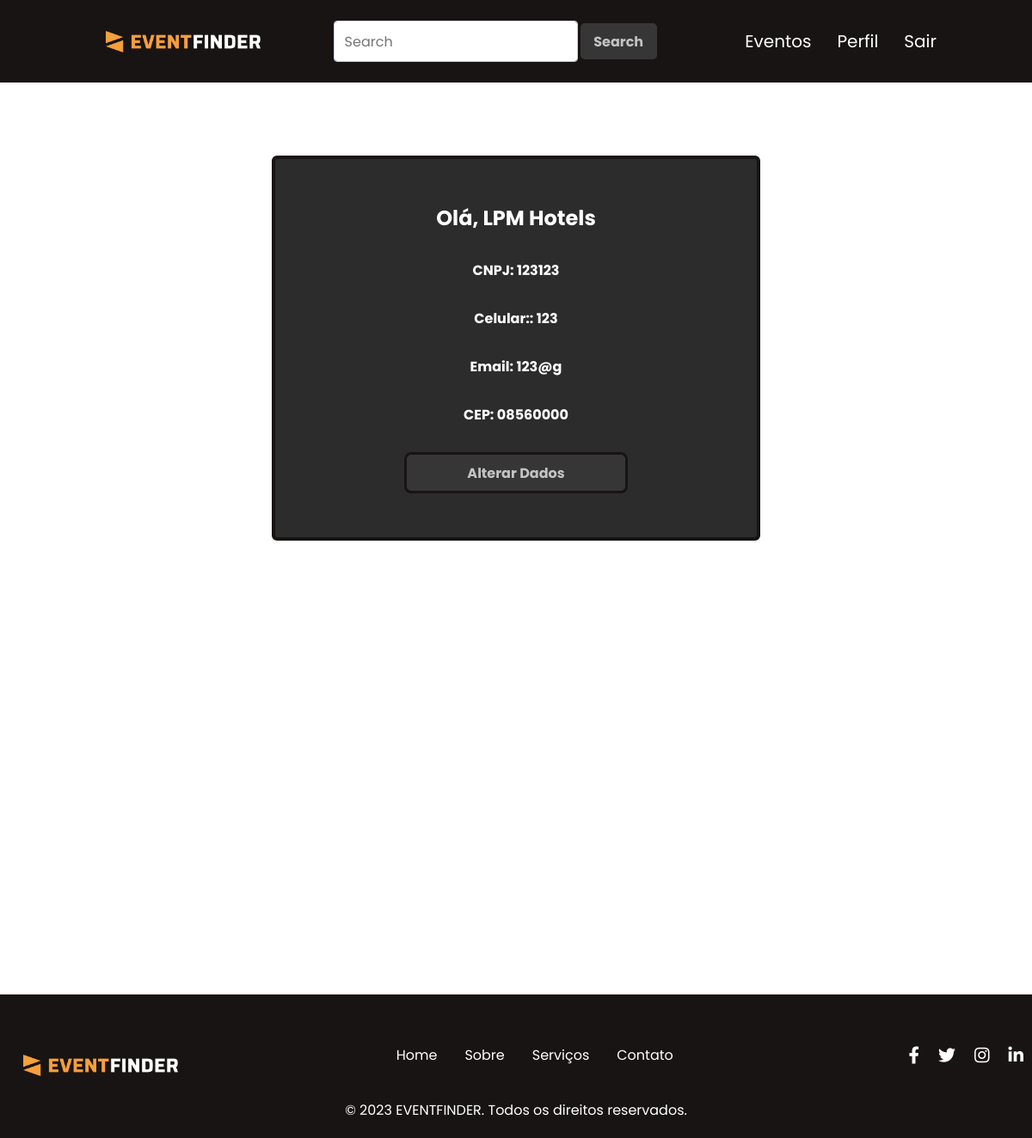
The app's page /eventfinder/area-restrita/index-restrito-parceiro.php?id=10 (signed in) with its own data.
### tables this page shows
CREATE TABLE `tbparceiro` (
  `idParceiro` int(11) NOT NULL,
  `nomeParceiro` varchar(50) NOT NULL,
  `cnpjParceiro` varchar(18) NOT NULL,
  `celParceiro` varchar(20) NOT NULL,
  `emailParceiro` varchar(50) NOT NULL,
  `senhaParceiro` varchar(255) NOT NULL,
  `logradouro` varchar(100) NOT NULL,
  `numero` varchar(10) NOT NULL,
  `complemento` varchar(50) DEFAULT NULL,
  `bairro` varchar(50) NOT NULL,
  `cidade` varchar(50) NOT NULL,
  `estado` varchar(50) NOT NULL,
  `cep` varchar(9) NOT NULL
);

### eventfinder/Classes/Parceiro.php (called while the page is built, shortened)
<?php
class Parceiro {
    public function buscaParceiroPorId($id) {
        $conexao = Conexao::conectar();
        $stmt = $conexao->prepare("SELECT * FROM tbParceiro WHERE idParceiro = :id");
        $stmt->bindParam(':id', $id);
        $stmt->execute();
        $result = $stmt->fetch(PDO::FETCH_ASSOC);
        return $result;
    }
}
?>

### eventfinder/area-restrita/index-restrito-parceiro.php (the view, shortened to what this page needs)
<?php
require_once('../Classes/Parceiro.php');
$parceiro= new Parceiro();
$idParceiro = $_SESSION['idParceiro'];
$dadosParceiro= $parceiro->buscaParceiroPorId($idParceiro);
?>
<!DOCTYPE html>
<html lang="pt-br">
<head>
    <link rel="stylesheet" href="css/Style.css">
</head>
<body>
    <header>
            <nav class="nav-bar">
                <a class="logo" href="index-restrito-organizador.php"><img src="images/logo/logo.png" class="logo-img"></a>
                <form class="form_inline" method="POST" action="resultados-pesquisa-parceiro.php">
                    <input class="caixa" type="search" placeholder="Search" aria-label="Search" name="pesquisa">
                    <button class="btn" type="submit">Search</button>
                    </form>
                <div class="nav-list">
                    <ul>
                        <li class="nav-item"><a href="formCadastrarEventoOrganizador.php" class="nav-link">Eventos</a></li>
                        <li class="nav-item"><a href="perfilOrganizador.php" class="nav-link">Perfil</a></li>
                        <li class="nav-item"><a href="../logout.php" class="nav-link">Sair</a></li>
                    </ul>
                </div>
            </nav>
    </header>
    <div class="box">
        <div class="ec">
            <h2>Olá, <?php echo $dadosParceiro['nomeParceiro']; ?></h2>
            <p><strong>CNPJ:</strong> <?php echo $dadosParceiro['cnpjParceiro']; ?></p>
            <p><strong>Celular::</strong> <?php echo $dadosParceiro['celParceiro']; ?></p>
            <p><strong>Email:</strong> <?php echo $dadosParceiro['emailParceiro']; ?></p>
            <p><strong>CEP:</strong> <?php echo $dadosParceiro['cep']; ?></p>
            <form method="GET" action="alterarParceiro.php">
                <button type="submit" class="btn2">Alterar Dados</button>
            </form>
        </div>
    </div>
    <div class="wrapperCC">
    <?php require_once("./footer-restrito.php")?>
</body>
</html>

### eventfinder/area-restrita/css/Style.css (style rules this page uses)
* { padding: 0px; margin: 0px; }
body , html { color: rgb(255, 255, 255); background-color: #ffffff; font-family: "Poppins", sans-serif; height: 100%; }
body { margin:0; padding: 0; }
ul li { margin-left: 0.75em; margin-right: 0.75em; }
.logo { color: white; text-decoration: none; font-size: 20px; transition: 0.3s; font-size: 24px; text-transform: uppercase; letter-spacing: 1px; }
.caixa { width: 440px; padding: .500rem .75rem; font-size: 1rem; color: black; background-color: #fff; background-clip: padding-box; border: 1px solid #ced4da; border-radius: .25rem; transition: border-color .15s; font-family: "Poppins", sans-serif; }
.btn { width: 95px; height: 48px; border-radius: 8px; color: rgba(255, 255, 255, 0.700); background-color: rgb(54, 54, 54); font-family: "Poppins", sans-serif; font-weight: bold; font-size: 16px; border: 3px solid #191414; }
.btn2 { width: 260px; height: 48px; border-radius: 8px; color: rgba(255, 255, 255, 0.700); background-color: rgb(54, 54, 54); font-family: "Poppins", sans-serif; font-weight: bold; font-size: 16px; border: 3px solid #191414; }
.ec { width: 520px; height: 400px; margin: 85px auto; display: flex; flex-direction: column; flex-wrap: nowrap; justify-content: space-evenly; align-items: center; font-family: "Poppins", sans-serif; font-weight: bold; background-color: #2c2c2c; padding: 20px; border-radius: 6px; border: 4px solid #191414; }
.logo-img { width: 180px; height: auto; margin-top: 10px; margin-left: 27px; }
html, body { height: 100%; margin: 0; padding: 0; }
.wrapperCC { min-height: 76.2vh; display: flex; flex-direction: column; }
@media (max-width: 1200px) { .caixa { width: 65%; transition: 0.3s ease; } }
@media (max-width: 1200px) { .form_inline { transition: 0.3s ease; display: flex; justify-content: center; } }
@media (max-width: 1200px) { .nav-bar { padding: 1.5rem 1.5rem; transition: 0.3s ease; } }
.nav-bar { font-family: "Poppins", sans-serif; display: flex; align-items: center; background-color: #191414; justify-content: space-between; padding: 1.5rem 6rem; }
.nav-list { display: flex; align-items: center; }
.nav-list ul { display: flex; justify-content: center; list-style: none; }
.nav-item { margin: 0 15px; }
.nav-link { text-decoration: none; font-size: 1.15rem; color: #fff; font-weight: 400; color: inherit; text-decoration: none; font-size: 20px; transition: 0.3s ease; display:flex; align-items: center; }

### records on screen
tbparceiro: nomeParceiro "LPM Hotels", cnpjParceiro "123123", celParceiro "123", emailParceiro "123@g", cep "08560000"
